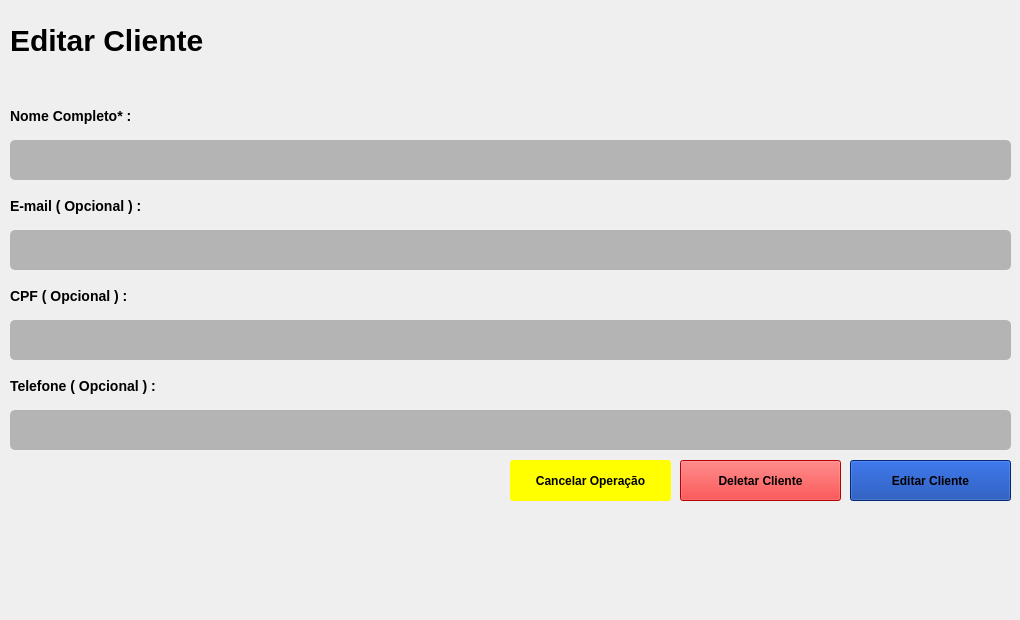
      <widget class="QWidget" name="page_10_editar_cliente">
       <widget class="QLabel" name="label_cpf_2">
        <property name="geometry">
         <rect>
          <x>10</x>
          <y>280</y>
          <width>201</width>
          <height>31</height>
         </rect>
        </property>
        <property name="font">
         <font>
          <pointsize>-1</pointsize>
          <bold>true</bold>
         </font>
        </property>
        <property name="styleSheet">
         <string notr="true">color: black;
font-weight: bold;
border: 0;
font-size: 14px;</string>
        </property>
        <property name="text">
         <string>CPF ( Opcional ) :</string>
        </property>
       </widget>
       <widget class="QLabel" name="error_cadastrar_client_2">
        <property name="geometry">
         <rect>
          <x>20</x>
          <y>530</y>
          <width>991</width>
          <height>81</height>
         </rect>
        </property>
        <property name="styleSheet">
         <string notr="true">color: red;
font-size: 18px;
font-weight: bold;</string>
        </property>
        <property name="text">
         <string/>
        </property>
       </widget>
       <widget class="QPushButton" name="btn_menu_cancel_insert_client_2">
        <property name="geometry">
         <rect>
          <x>510</x>
          <y>460</y>
          <width>161</width>
          <height>41</height>
         </rect>
        </property>
        <property name="styleSheet">
         <string notr="true">background: yellow;
font-weight: bold;
color: black;
border-radius: 3px;</string>
        </property>
        <property name="text">
         <string>Cancelar Operação</string>
        </property>
       </widget>
       <widget class="QLabel" name="label_fone_2">
        <property name="geometry">
         <rect>
          <x>10</x>
          <y>370</y>
          <width>241</width>
          <height>31</height>
         </rect>
        </property>
        <property name="font">
         <font>
          <pointsize>-1</pointsize>
          <bold>true</bold>
         </font>
        </property>
        <property name="styleSheet">
         <string notr="true">color: black;
font-weight: bold;
border: 0;
font-size: 14px;</string>
        </property>
        <property name="text">
         <string>Telefone ( Opcional ) :</string>
        </property>
       </widget>
       <widget class="QLineEdit" name="lineEdit_add_fone_2">
        <property name="geometry">
         <rect>
          <x>10</x>
          <y>410</y>
          <width>1001</width>
          <height>40</height>
         </rect>
        </property>
        <property name="minimumSize">
         <size>
          <width>0</width>
          <height>40</height>
         </size>
        </property>
        <property name="styleSheet">
         <string notr="true">background: rgba(6, 0, 0, 0.25);
border-radius: 5px;
color: black;
font-size: 14px;</string>
        </property>
       </widget>
       <widget class="QLabel" name="label_email_2">
        <property name="geometry">
         <rect>
          <x>10</x>
          <y>190</y>
          <width>201</width>
          <height>31</height>
         </rect>
        </property>
        <property name="font">
         <font>
          <pointsize>-1</pointsize>
          <bold>true</bold>
         </font>
        </property>
        <property name="styleSheet">
         <string notr="true">color: black;
font-weight: bold;
border: 0;
font-size: 14px;</string>
        </property>
        <property name="text">
         <string>E-mail ( Opcional ) :</string>
        </property>
       </widget>
       <widget class="QPushButton" name="btn_menu_insert_client_2">
        <property name="geometry">
         <rect>
          <x>850</x>
          <y>460</y>
          <width>161</width>
          <height>41</height>
         </rect>
        </property>
        <property name="styleSheet">
         <string notr="true">background: #0339A6;
font-weight: bold;</string>
        </property>
        <property name="text">
         <string>Editar Cliente</string>
        </property>
       </widget>
       <widget class="QLineEdit" name="lineEdit_add_email_2">
        <property name="geometry">
         <rect>
          <x>10</x>
          <y>230</y>
          <width>1001</width>
          <height>40</height>
         </rect>
        </property>
        <property name="minimumSize">
         <size>
          <width>0</width>
          <height>40</height>
         </size>
        </property>
        <property name="styleSheet">
         <string notr="true">background: rgba(6, 0, 0, 0.25);
border-radius: 5px;
color: black;
font-size: 14px;</string>
        </property>
       </widget>
       <widget class="QLineEdit" name="lineEdit_add_cpf_2">
        <property name="geometry">
         <rect>
          <x>10</x>
          <y>320</y>
          <width>1001</width>
          <height>40</height>
         </rect>
        </property>
        <property name="minimumSize">
         <size>
          <width>0</width>
          <height>40</height>
         </size>
        </property>
        <property name="styleSheet">
         <string notr="true">background: rgba(6, 0, 0, 0.25);
border-radius: 5px;
color: black;
font-size: 14px;</string>
        </property>
       </widget>
       <widget class="QLabel" name="label_nome_completo_2">
        <property name="geometry">
         <rect>
          <x>10</x>
          <y>100</y>
          <width>201</width>
          <height>31</height>
         </rect>
        </property>
        <property name="font">
         <font>
          <family>Arial</family>
          <pointsize>-1</pointsize>
          <italic>false</italic>
          <bold>true</bold>
         </font>
        </property>
        <property name="autoFillBackground">
         <bool>false</bool>
        </property>
        <property name="styleSheet">
         <string notr="true">color: black;
font-weight: bold;
border: 0;
font-size: 14px;</string>
        </property>
        <property name="text">
         <string>Nome Completo* :</string>
        </property>
       </widget>
       <widget class="QLineEdit" name="lineEdit_add_nome_cliente_2">
        <property name="geometry">
         <rect>
          <x>10</x>
          <y>140</y>
          <width>1001</width>
          <height>40</height>
         </rect>
        </property>
        <property name="minimumSize">
         <size>
          <width>0</width>
          <height>40</height>
         </size>
        </property>
        <property name="styleSheet">
         <string notr="true">background: rgba(6, 0, 0, 0.25);
border-radius: 5px;
color: black;
font-size: 14px;</string>
        </property>
       </widget>
       <widget class="QLabel" name="label_title_carrinho_2">
        <property name="geometry">
         <rect>
          <x>10</x>
          <y>20</y>
          <width>371</width>
          <height>41</height>
         </rect>
        </property>
        <property name="styleSheet">
         <string notr="true">font-weight: bold;
color: black;
border: 0;
font-size: 30px</string>
        </property>
        <property name="text">
         <string>Editar Cliente</string>
        </property>
       </widget>
       <widget class="QPushButton" name="btn_deletar_cliente">
        <property name="geometry">
         <rect>
          <x>680</x>
          <y>460</y>
          <width>161</width>
          <height>41</height>
         </rect>
        </property>
        <property name="styleSheet">
         <string notr="true">background: red;
font-weight: bold;
color: black;</string>
        </property>
        <property name="text">
         <string>Deletar Cliente</string>
        </property>
       </widget>
      </widget>
